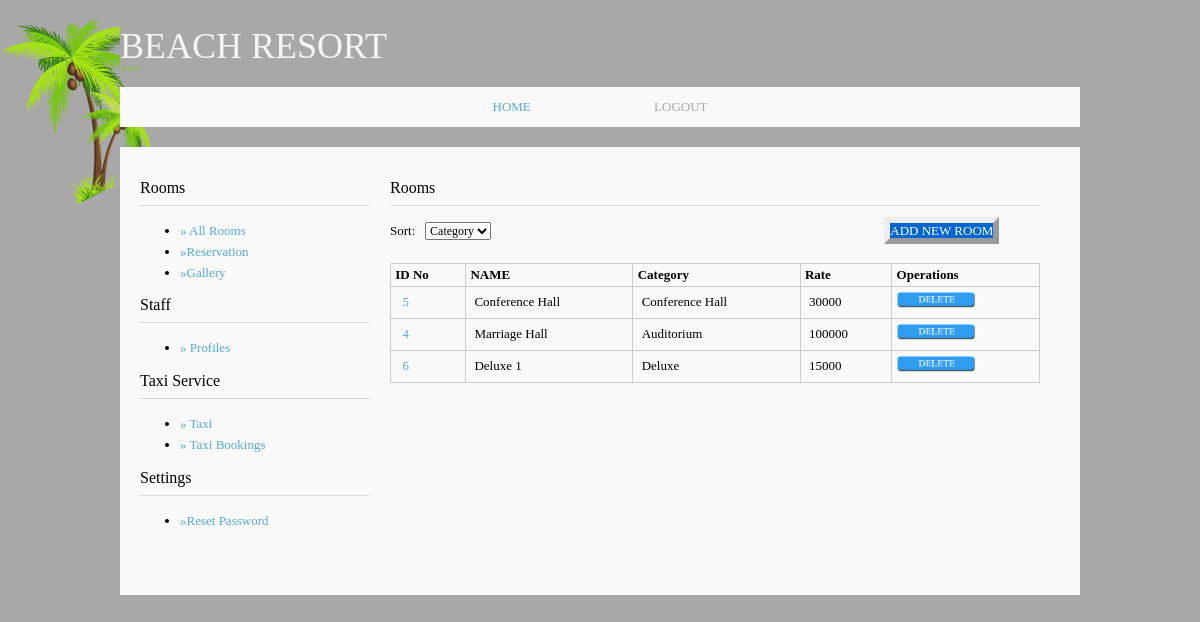
/admin/view_all_rooms.php (signed in), run on the app's committed database.
### tables this page shows
CREATE TABLE `rooms` (
  `id` int(10) NOT NULL,
  `name` varchar(100) NOT NULL,
  `category` varchar(100) NOT NULL,
  `photo` varchar(200) NOT NULL,
  `rate` int(10) NOT NULL,
  `avalstatus` varchar(20) NOT NULL,
  `features` varchar(1000) NOT NULL,
  `status` int(2) NOT NULL
);

### db.php (called while the page is built)
<?php
class db
{
	public function getcon()
	{
		$con=mysqli_connect("localhost","root","","resort");
		return $con;
	}
	public function exe($sql)
	{
		$res=mysqli_query($this->getcon(),$sql);
		return $res;
	}
}
?>

### admin/view_all_rooms.php (the view, shortened to what this page needs)
<?php
include("../db.php");
$obj=new db();
if(isset($_SESSION["un"]))
{
?>
<?php include('header.php')?>
<div class="wrapper row3">
  <div class="rnd">
    <div id="container" class="clear">
      <div id="homepage" class="clear">
        <?php include('leftmenusmall.php')?>
        <div id="viewstaff">
          <h2>Rooms</h2>
          <label>Sort:&nbsp;&nbsp;</label>
             <select id="sort" name="sort" onchange="javascript:changeSID();">
              <option selected value="0">Category  </option>
                </select>
                <a href="room.php" style="margin-left:30em;
                color:#FFFFFF;
                background:#0266D0;
                border-style:outset;
                border-width:6px;">ADD NEW ROOM</a>
                <?php
if ($_REQUEST['id'] == "")
{
	?><br /><br />
          <table border="1" align="center" >
  <tr>
    <th>&nbsp;ID No &nbsp; </th>
    <th>&nbsp;NAME &nbsp; </th>
    <th>&nbsp;Category &nbsp; </th>
    <th>&nbsp;Rate &nbsp; </th>
    <th>&nbsp;Operations &nbsp; </th>
  </tr><?php
 $sql="select * from rooms where status='1'";
$res=$obj->exe($sql);
while($r=mysqli_fetch_array($res)){
	?><tr>
    <td>&nbsp;<a href="view_room.php?idno=<?php echo $r[0];?>">
	<?php echo $r[0];?></a>&nbsp;</td>
    <td>&nbsp;<?php echo $r[1];?>&nbsp;</td>
    <td>&nbsp;<?php echo $r[2]; ?>&nbsp;</td>
    <td>&nbsp;<?php echo $r[4];?>&nbsp;</td>
<td><a href="delete_room.php?idno=<?php echo $r[0];?>">
    <img src="../uploads/delete_button.jpg" width="80"/></a></td>
    </tr>
    <?php  }
  ?>
  </table>
<?php
}
  ?>
  </table></div>
      </div>
    </div>
  </div>
</div>
</body>
</html>
    <?php
}
?>

### admin/layout/styles/layout.css (style rules this page uses)
html { overflow-y:scroll; }
body { margin:0; padding:0; font-size:13px; font-family:Georgia, "Times New Roman", Times, serif; color:#979797; background-image:url(../../../images/back.jpg); }
.clear:after { content:"."; display:block; height:0; clear:both; visibility:hidden; line-height:0; }
.clear { display:inline-block; }
html[xmlns] .clear { display:block; }
a { outline:none; text-decoration:none; color:#0889D0; background-color:#F9F9F9; }
img { margin:0; padding:0; border:none; }
div.wrapper { position:relative; margin:0 auto 20px; width:960px; text-align:left; }
div.wrapper h1, div.wrapper h2, div.wrapper h3, div.wrapper h4, div.wrapper h5, div.wrapper h6 { margin:0 0 15px 0; padding:0; font-size:16px; font-weight:normal; font-style:normal; line-height:normal; }
.row2, .row3, .row4 { color:#000000; background-color:#F9F9F9; }
#header, #container, #footer { display:block; width:960px; }
.rnd { display:block; width:960px; padding:12px 0 0 0; background:url("images/round_top.gif") top left no-repeat; }
#container { width:920px; padding:20px; line-height:1.6em; background:url("images/round_bot.gif") bottom left no-repeat; }
#container a { color:#55ABDA; background-color:#F9F9F9; }
#container h1, #container h2, #container h3, #container h4, #container h5, #container h6 { padding-bottom:8px; border-bottom:1px solid #DEDACB; }

### admin/layout/styles/forms.css (style rules this page uses)
input, textarea, select { font-size:12px; font-family:inherit; }

### admin/layout/styles/tables.css (style rules this page uses)
table { width:100%; border-collapse:collapse; table-layout:auto; vertical-align:top; margin-bottom:15px; border:1px solid #CCCCCC; }
table tbody td { vertical-align:top; border-collapse:collapse; border-left:1px solid #CCCCCC; border-right:1px solid #CCCCCC; }
table thead th, table tbody td { padding:5px; border-collapse:collapse; }

### admin/layout/styles/homepage.css (style rules this page uses)
#homepage { position:relative; margin:0 auto 30px; display:block; width:100%; }
#homepage #viewstaff { display:block; float:left; width:650px; margin:0 0 0 20px; }

### data on the page
rooms: id "5", name "Conference Hall", category "Conference Hall", rate "30000"
rooms: id "4", name "Marriage Hall", category "Auditorium", rate "100000"
rooms: id "6", name "Deluxe 1", category "Deluxe", rate "15000"
